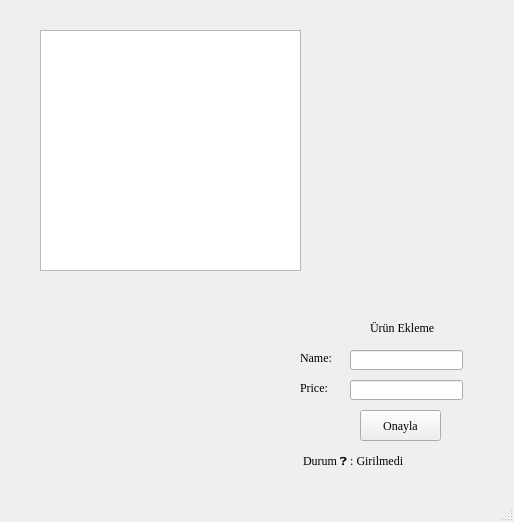
<?xml version="1.0" encoding="UTF-8"?>
<ui version="4.0">
 <class>MainWindow</class>
 <widget class="QMainWindow" name="MainWindow">
  <property name="geometry">
   <rect>
    <x>0</x>
    <y>0</y>
    <width>514</width>
    <height>522</height>
   </rect>
  </property>
  <property name="windowTitle">
   <string>MainWindow</string>
  </property>
  <widget class="QWidget" name="centralwidget">
   <widget class="QTableWidget" name="TableProducts">
    <property name="geometry">
     <rect>
      <x>40</x>
      <y>30</y>
      <width>261</width>
      <height>241</height>
     </rect>
    </property>
   </widget>
   <widget class="QPushButton" name="Onayla">
    <property name="geometry">
     <rect>
      <x>360</x>
      <y>410</y>
      <width>81</width>
      <height>31</height>
     </rect>
    </property>
    <property name="font">
     <font>
      <family>Georgia</family>
     </font>
    </property>
    <property name="text">
     <string>Onayla</string>
    </property>
   </widget>
   <widget class="QLineEdit" name="EditName">
    <property name="geometry">
     <rect>
      <x>350</x>
      <y>350</y>
      <width>113</width>
      <height>20</height>
     </rect>
    </property>
   </widget>
   <widget class="QLineEdit" name="EditPrice">
    <property name="geometry">
     <rect>
      <x>350</x>
      <y>380</y>
      <width>113</width>
      <height>20</height>
     </rect>
    </property>
   </widget>
   <widget class="QLabel" name="lbl_Name">
    <property name="geometry">
     <rect>
      <x>300</x>
      <y>350</y>
      <width>41</width>
      <height>16</height>
     </rect>
    </property>
    <property name="font">
     <font>
      <family>Georgia</family>
     </font>
    </property>
    <property name="text">
     <string>Name:</string>
    </property>
   </widget>
   <widget class="QLabel" name="lbl_price">
    <property name="geometry">
     <rect>
      <x>300</x>
      <y>380</y>
      <width>41</width>
      <height>16</height>
     </rect>
    </property>
    <property name="font">
     <font>
      <family>Georgia</family>
     </font>
    </property>
    <property name="text">
     <string>Price:</string>
    </property>
   </widget>
   <widget class="QLabel" name="lbl_urun">
    <property name="geometry">
     <rect>
      <x>370</x>
      <y>320</y>
      <width>81</width>
      <height>16</height>
     </rect>
    </property>
    <property name="font">
     <font>
      <family>Georgia</family>
     </font>
    </property>
    <property name="text">
     <string>Ürün Ekleme</string>
    </property>
   </widget>
   <widget class="QLabel" name="lbl_Durum">
    <property name="geometry">
     <rect>
      <x>300</x>
      <y>440</y>
      <width>191</width>
      <height>41</height>
     </rect>
    </property>
    <property name="font">
     <font>
      <family>Georgia</family>
     </font>
    </property>
    <property name="text">
     <string> Durum ❓ : Girilmedi</string>
    </property>
   </widget>
  </widget>
  <widget class="QMenuBar" name="menubar">
   <property name="geometry">
    <rect>
     <x>0</x>
     <y>0</y>
     <width>514</width>
     <height>20</height>
    </rect>
   </property>
  </widget>
  <widget class="QStatusBar" name="statusbar"/>
 </widget>
 <resources/>
 <connections/>
</ui>
